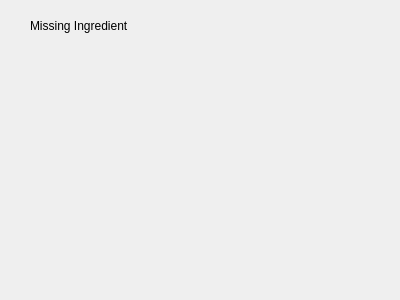
<?xml version="1.0" encoding="UTF-8"?>
<ui version="4.0">
 <class>MyMissingIngredientForm</class>
 <widget class="QWidget" name="MyMissingIngredientForm">
  <property name="geometry">
   <rect>
    <x>0</x>
    <y>0</y>
    <width>400</width>
    <height>300</height>
   </rect>
  </property>
  <property name="windowTitle">
   <string>Form</string>
  </property>
  <widget class="QLabel" name="MissingLab">
   <property name="geometry">
    <rect>
     <x>30</x>
     <y>10</y>
     <width>331</width>
     <height>31</height>
    </rect>
   </property>
   <property name="text">
    <string>Missing Ingredient</string>
   </property>
  </widget>
 </widget>
 <resources/>
 <connections/>
</ui>
